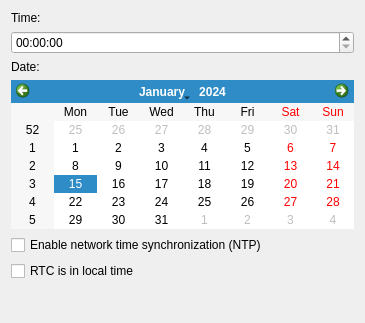
<?xml version="1.0" encoding="UTF-8"?>
<ui version="4.0">
 <class>DateTime</class>
 <widget class="QWidget" name="DateTime">
  <property name="geometry">
   <rect>
    <x>0</x>
    <y>0</y>
    <width>365</width>
    <height>323</height>
   </rect>
  </property>
  <property name="minimumSize">
   <size>
    <width>50</width>
    <height>50</height>
   </size>
  </property>
  <layout class="QVBoxLayout" name="verticalLayout" stretch="0,0,0,1,0,0,0">
   <item>
    <widget class="QLabel" name="label_time">
     <property name="text">
      <string>Time:</string>
     </property>
    </widget>
   </item>
   <item>
    <widget class="QTimeEdit" name="edit_time">
     <property name="maximumSize">
      <size>
       <width>400</width>
       <height>16777215</height>
      </size>
     </property>
     <property name="currentSection">
      <enum>QDateTimeEdit::HourSection</enum>
     </property>
     <property name="displayFormat">
      <string>HH:mm:ss</string>
     </property>
     <property name="time">
      <time>
       <hour>0</hour>
       <minute>0</minute>
       <second>0</second>
      </time>
     </property>
    </widget>
   </item>
   <item>
    <widget class="QLabel" name="label_2">
     <property name="text">
      <string>Date:</string>
     </property>
    </widget>
   </item>
   <item>
    <widget class="QCalendarWidget" name="calendar">
     <property name="maximumSize">
      <size>
       <width>400</width>
       <height>173</height>
      </size>
     </property>
    </widget>
   </item>
   <item>
    <widget class="QCheckBox" name="ntp">
     <property name="text">
      <string>Enable network time synchronization (NTP)</string>
     </property>
    </widget>
   </item>
   <item>
    <widget class="QCheckBox" name="localRTC">
     <property name="text">
      <string>RTC is in local time</string>
     </property>
    </widget>
   </item>
   <item>
    <spacer name="verticalSpacer">
     <property name="orientation">
      <enum>Qt::Vertical</enum>
     </property>
     <property name="sizeHint" stdset="0">
      <size>
       <width>20</width>
       <height>40</height>
      </size>
     </property>
    </spacer>
   </item>
  </layout>
 </widget>
 <resources/>
 <connections>
  <connection>
   <sender>ntp</sender>
   <signal>toggled(bool)</signal>
   <receiver>calendar</receiver>
   <slot>setDisabled(bool)</slot>
   <hints>
    <hint type="sourcelabel">
     <x>221</x>
     <y>269</y>
    </hint>
    <hint type="destinationlabel">
     <x>228</x>
     <y>162</y>
    </hint>
   </hints>
  </connection>
  <connection>
   <sender>ntp</sender>
   <signal>toggled(bool)</signal>
   <receiver>edit_time</receiver>
   <slot>setDisabled(bool)</slot>
   <hints>
    <hint type="sourcelabel">
     <x>105</x>
     <y>260</y>
    </hint>
    <hint type="destinationlabel">
     <x>173</x>
     <y>55</y>
    </hint>
   </hints>
  </connection>
 </connections>
</ui>
